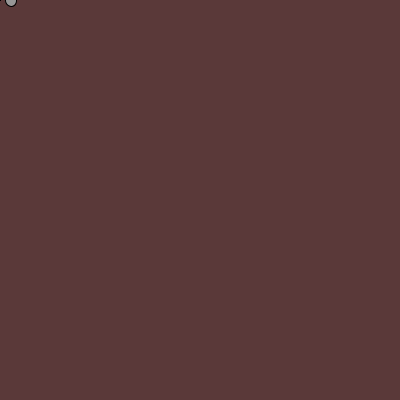
Frame 1 (no input)
Frame 60 (the mouse pressed at the canvas centre just before this capture): identical to frame 1, image omitted
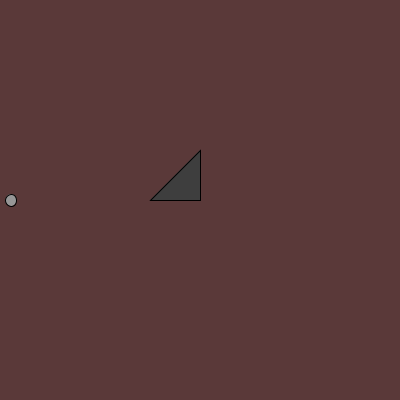
Frame 120 (the mouse held since frame 60 and released just before this capture)

The Processing sketch that drew these frames (run headless with seeded random() and noise(); from frame 60 on, the mouse is pressed at the canvas centre):

// Processing sketch: processing_85637
// ── processing_85637.pde

void setup()
{
size(400,400);
background(#5A3939);
smooth();
}


void draw()
{ 
background(#5A3939);
fill(62); //couleur rectangle
triangle(mouseX-50, mouseY, mouseX, mouseY-50, mouseX, mouseY);
  
 fill(150); //couleur rond
 ellipse(11,mouseY,11,12);  
}
